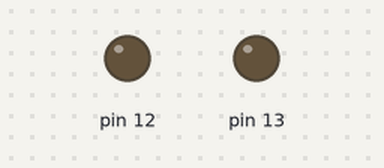
A sketch run on a simulated Arduino Uno, built with avr-gcc and run on an emulated ATmega328P. On the bench: output pins drawn as LEDs (lit = HIGH).

Above: at 1.3 s.
Timing chart, 0 to 5.3 s (numbered marks = the images above):
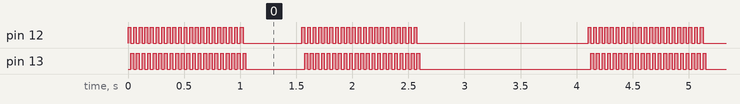

Measured:
- by itself, pin 12, pin 13: repeats every 4.1 s: HIGH 0.03 s, LOW 0.53 s, 20 × (HIGH 0.03 s, LOW 0.03 s), HIGH 0.03 s, LOW 1.5 s, 20 × (HIGH 0.03 s, LOW 0.03 s)
- by itself, everything shown: repeats every 4.1 s, in 4 steps

The sketch:

ringer.ino
```cpp
void setup() {
   //Phone ring signal is 22Hz typically.  20Hz is used in this example.
   //20Hz=(1/20)*1000 = 50 milliseconds period
  //50 milliseconds period = 25ms HIGH + 25ms LOW
  pinMode(12, OUTPUT);
  pinMode(13, OUTPUT);
}

void loop() {
  //Ring pattern: RING,RING.....RING,RING.....
  //RING for one second (20x 50ms = 1 sec)

  //RING 1
  for (int i=0; i <= 20; i++) {
    digitalWrite(12, HIGH);
    digitalWrite(13, LOW);
    delay(25);
    digitalWrite(12, LOW);
    digitalWrite(13, HIGH);
    delay(25);
  }
  //PAUSE for 0.5 seconds between first and second ring.
  digitalWrite(12, LOW);
  digitalWrite(13, LOW);
  delay(500);
  //RING 2
  for (int i=0; i <= 20; i++) {
    digitalWrite(12, HIGH);
    digitalWrite(13, LOW);
    delay(25);
    digitalWrite(12, LOW);
    digitalWrite(13, HIGH);
    delay(25);
  }
  //PAUSE for 1.5 seconds
  digitalWrite(12, LOW);
  digitalWrite(13, LOW);
  delay(1500);
}
```
